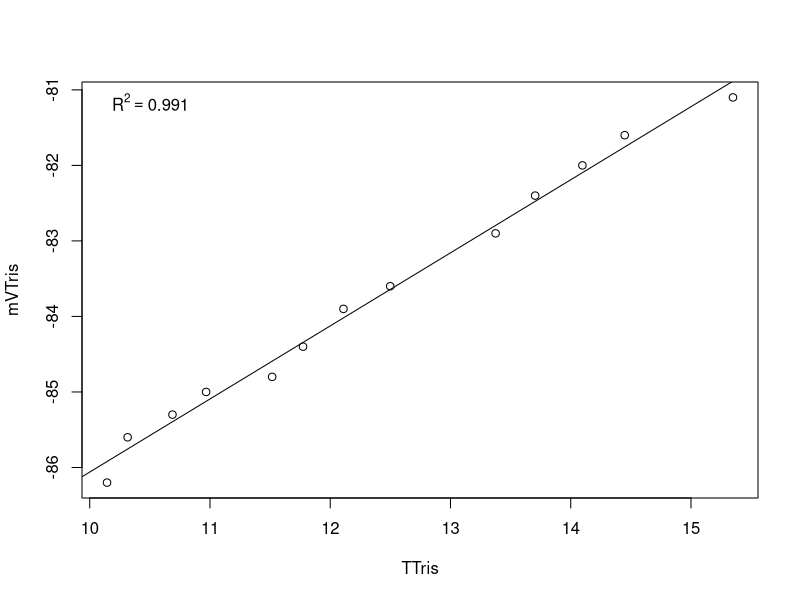

Recreate this plot in R.
# modified for personal Lenovo PC at PT Whitney summer 2018
# last modification on 20180629 by SJG
setwd("C:/Users/samjg/Documents/My_Projects/Geoduck_transgen_offspring_OA/RAnalysis/Data/pH_Calibration_Files/") #set working directory

Calib.Data <-read.table("20190130.csv", header=TRUE, sep=",", na.string="NA", as.is=TRUE) #reads in the data files
model <-lm(mVTris ~ TTris, data=Calib.Data) #runs a linear regression of mV as a function of temperature
coe <- coef(model) #extracts the coeffecients
R2<-summary(model)$r.squared
plot(mVTris ~ TTris, data=Calib.Data)
abline(lm(mVTris ~ TTris, data=Calib.Data))
legend('topleft', legend = bquote(R^2 == .(format(R2, digits = 3))), bty='n')
